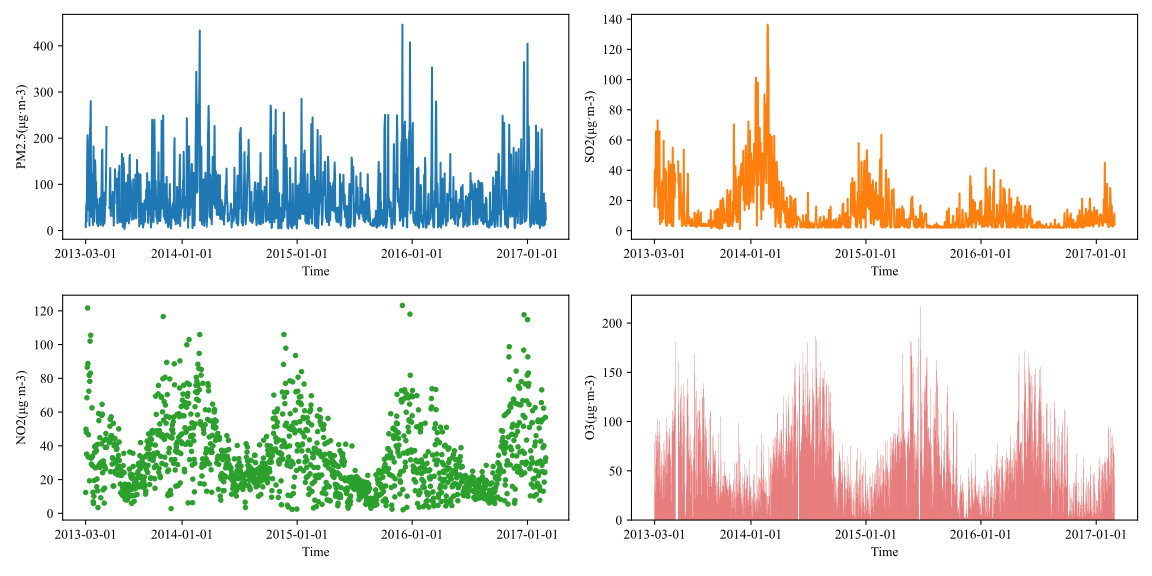

Recreate this plot in Python.
# 导入pandas和matplotlib库
import pandas as pd
import matplotlib.pyplot as plt

# 设置全局字体为新罗马
plt.rcParams['font.sans-serif'] = ['Times New Roman']

# 读入绘图数据
data = pd.read_csv('../Data analysis/2.huairou_1day.csv')

# 时间尺度作为绘图x轴数据
x = data.index

# 获取2013-03-01、2014-01-01、2015-01-01、2016-01-01及2017-01-01的索引位置，从而确定这些时间点在x轴上的标签位置
xticks_loc = data[data['time'].isin(['2013-03-01','2014-01-01','2015-01-01','2016-01-01','2017-01-01'])].index.values
print(xticks_loc)

# 取出绘图需要的y轴数据，分别为PM2.5、SO2、NO2和O3的浓度数据
y1 = data['PM2.5']
y2 = data['SO2']
y3 = data['NO2']
y4 = data['O3']

# 新建画布和两行两列共4个坐标轴
fig, ax = plt.subplots(2,2,figsize=(12,6))

# 在第一个坐标轴绘制PM2.5浓度变化的折线图
ax[0][0].plot(x,y1)
ax[0][0].set_xticks([0,306,671,1036,1402])  #将x轴标签位置设置为每年数据的起始位置
ax[0][0].set_xticklabels(['2013-03-01','2014-01-01','2015-01-01','2016-01-01','2017-01-01']) #将标签值传入到x轴标签位置
ax[0][0].set_xlabel('Time')
ax[0][0].set_ylabel('PM2.5(μg·m-3)')

# 在第二个坐标轴绘制SO2浓度变化折线图
ax[0][1].plot(x,y2,c='C1')
ax[0][1].set_xticks([0,306,671,1036,1402])  #将x轴标签位置设置为每年数据的起始位置
ax[0][1].set_xticklabels(['2013-03-01','2014-01-01','2015-01-01','2016-01-01','2017-01-01']) #将标签值传入到x轴标签位置
ax[0][1].set_xlabel('Time')
ax[0][1].set_ylabel('SO2(μg·m-3)')

# 在第三个坐标轴绘制SO2浓度变化折线图
ax[1][0].scatter(x,y3,c='C2',s=10)
ax[1][0].set_xticks([0,306,671,1036,1402])  #将x轴标签位置设置为每年数据的起始位置
ax[1][0].set_xticklabels(['2013-03-01','2014-01-01','2015-01-01','2016-01-01','2017-01-01']) #将标签值传入到x轴标签位置
ax[1][0].set_xlabel('Time')
ax[1][0].set_ylabel('NO2(μg·m-3)')

#在第四个坐标轴绘制O3浓度变化曲线
ax[1][1].bar(x,y4,color='C3')
ax[1][1].set_xticks([0,306,671,1036,1402])  #将x轴标签位置设置为每年数据的起始位置
ax[1][1].set_xticklabels(['2013-03-01','2014-01-01','2015-01-01','2016-01-01','2017-01-01']) #将标签值传入到x轴标签位置
ax[1][1].set_xlabel('Time')
ax[1][1].set_ylabel('O3(μg·m-3)')


plt.tight_layout() # 让图形最大贴合画布，减少周围留下的空白
plt.savefig('4.plot1.svg',dpi=900) # 保存图片一定要在展示图片-plt.show()代码之前
plt.show() # 在pycharm中展示所绘图片